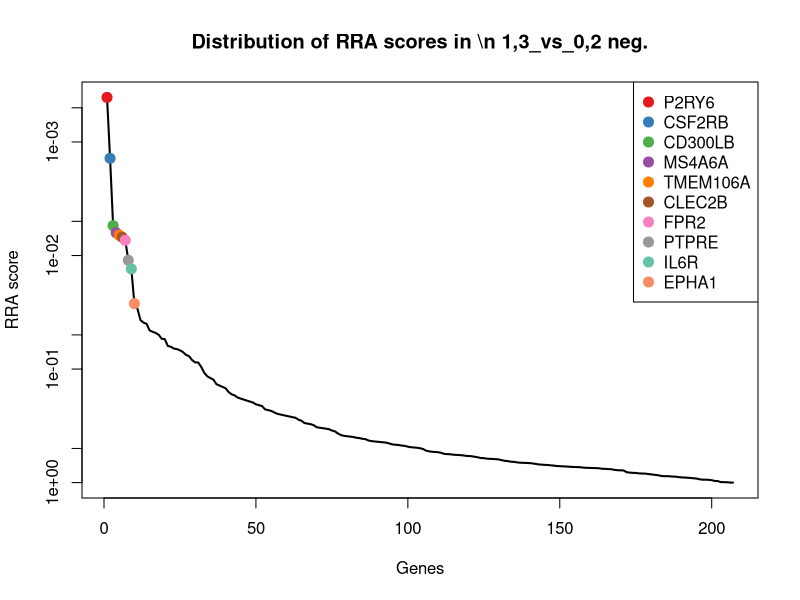
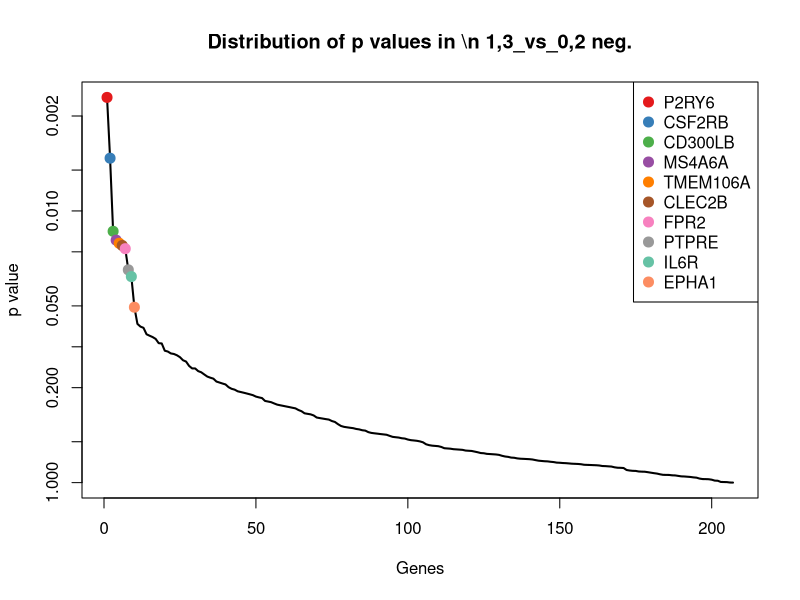
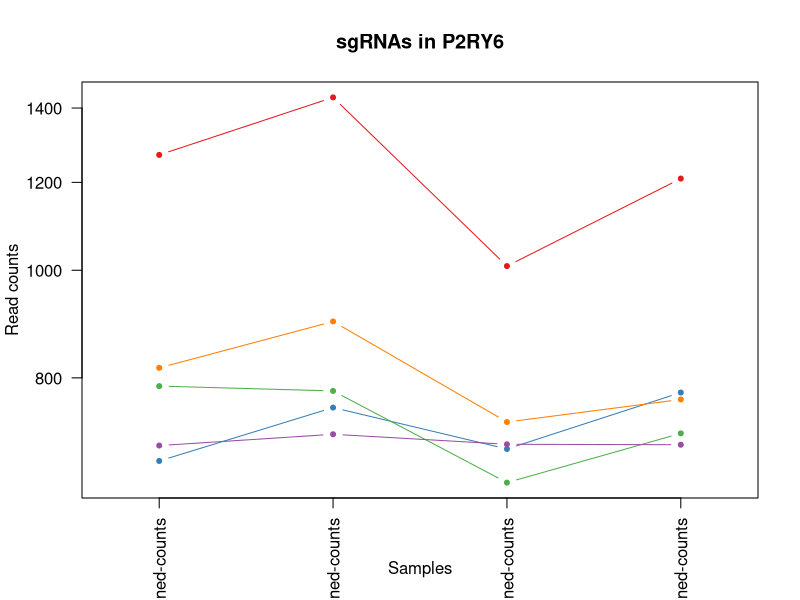
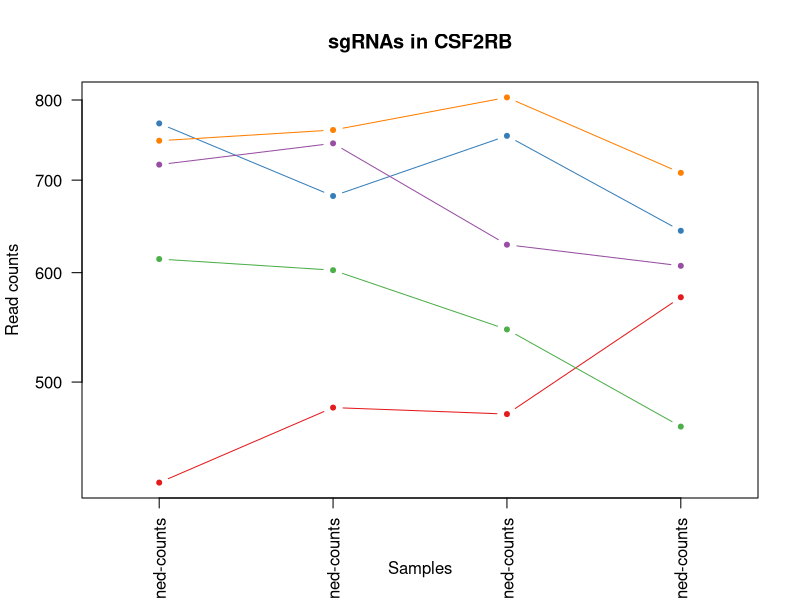
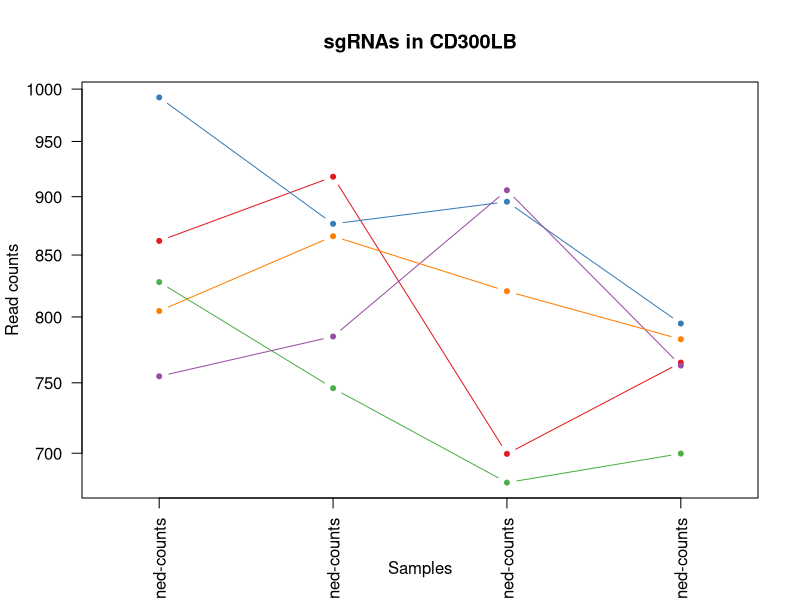
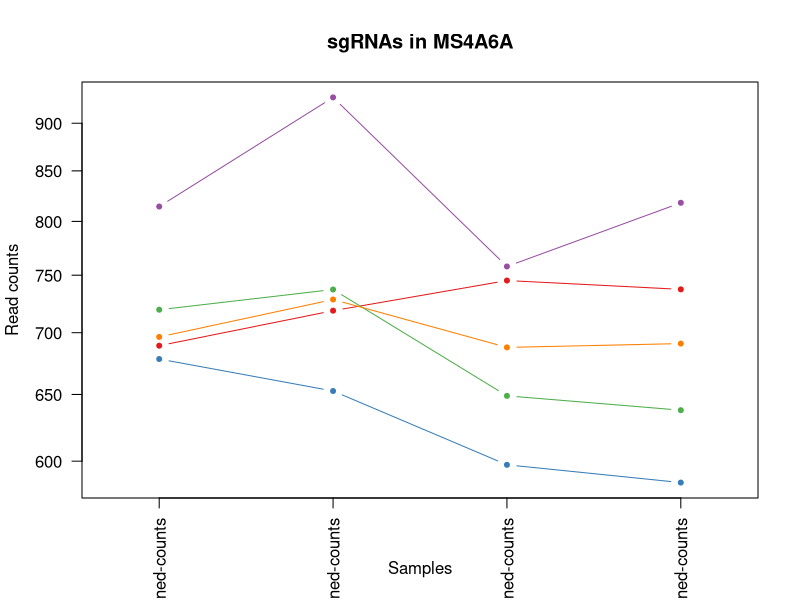
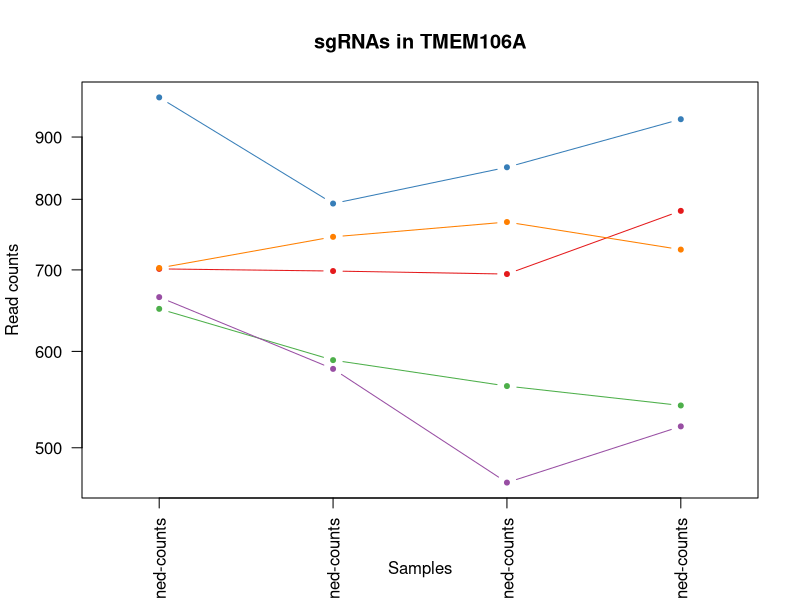
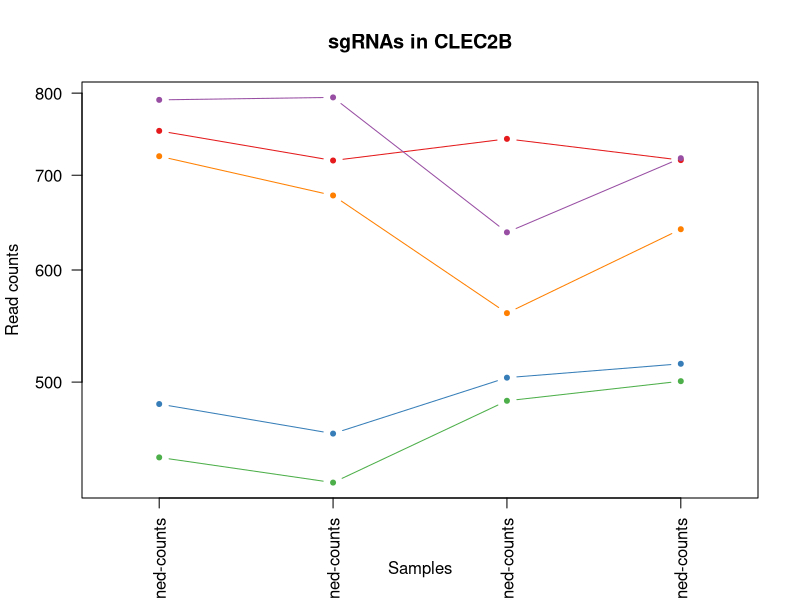

Recreate these plots in R, in order. (Note: this script raises an error after producing the figures.)
pdf(file='BafA1_CRISPRi.pdf',width=4.5,height=4.5);
gstable=read.table('BafA1_CRISPRi.gene_summary.txt',header=T)
# 
#
# parameters
# Do not modify the variables beginning with "__"

# gstablename='__GENE_SUMMARY_FILE__'
startindex=3
# outputfile='__OUTPUT_FILE__'
targetgenelist=c("P2RY6","CSF2RB","CD300LB","MS4A6A","TMEM106A","CLEC2B","FPR2","PTPRE","IL6R","EPHA1")
# samplelabel=sub('.\\w+.\\w+$','',colnames(gstable)[startindex]);
samplelabel='1,3_vs_0,2 neg.'


# You need to write some codes in front of this code:
# gstable=read.table(gstablename,header=T)
# pdf(file=outputfile,width=6,height=6)


# set up color using RColorBrewer
#library(RColorBrewer)
#colors <- brewer.pal(length(targetgenelist), "Set1")

colors=c( "#E41A1C", "#377EB8", "#4DAF4A", "#984EA3", "#FF7F00",  "#A65628", "#F781BF",
          "#999999", "#66C2A5", "#FC8D62", "#8DA0CB", "#E78AC3", "#A6D854", "#FFD92F", "#E5C494", "#B3B3B3", 
          "#8DD3C7", "#FFFFB3", "#BEBADA", "#FB8072", "#80B1D3", "#FDB462", "#B3DE69", "#FCCDE5",
          "#D9D9D9", "#BC80BD", "#CCEBC5", "#FFED6F")

######
# function definition

plotrankedvalues<-function(val, tglist, ...){
  
  plot(val,log='y',ylim=c(max(val),min(val)),type='l',lwd=2, ...)
  if(length(tglist)>0){
    for(i in 1:length(tglist)){
      targetgene=tglist[i];
      tx=which(names(val)==targetgene);ty=val[targetgene];
      points(tx,ty,col=colors[(i %% length(colors)) ],cex=2,pch=20)
      # text(tx+50,ty,targetgene,col=colors[i])
    }
    legend('topright',tglist,pch=20,pt.cex = 2,cex=1,col=colors)
  }
}



plotrandvalues<-function(val,targetgenelist, ...){
  # choose the one with the best distance distribution
  
  mindiffvalue=0;
  randval=val;
  for(i in 1:20){
    randval0=sample(val)
    vindex=sort(which(names(randval0) %in% targetgenelist))
    if(max(vindex)>0.9*length(val)){
      # print('pass...')
      next;
    }
    mindiffind=min(diff(vindex));
    if (mindiffind > mindiffvalue){
      mindiffvalue=mindiffind;
      randval=randval0;
      # print(paste('Diff: ',mindiffvalue))
    }
  }
  plot(randval,log='y',ylim=c(max(randval),min(randval)),pch=20,col='grey', ...)
  
  if(length(targetgenelist)>0){
    for(i in 1:length(targetgenelist)){
      targetgene=targetgenelist[i];
      tx=which(names(randval)==targetgene);ty=randval[targetgene];
      points(tx,ty,col=colors[(i %% length(colors)) ],cex=2,pch=20)
      text(tx+50,ty,targetgene,col=colors[i])
    }
  }
  
}




# set.seed(1235)



pvec=gstable[,startindex]
names(pvec)=gstable[,'id']
pvec=sort(pvec);

plotrankedvalues(pvec,targetgenelist,xlab='Genes',ylab='RRA score',main=paste('Distribution of RRA scores in \\n',samplelabel))

# plotrandvalues(pvec,targetgenelist,xlab='Genes',ylab='RRA score',main=paste('Distribution of RRA scores in \\n',samplelabel))


pvec=gstable[,startindex+1]
names(pvec)=gstable[,'id']
pvec=sort(pvec);

plotrankedvalues(pvec,targetgenelist,xlab='Genes',ylab='p value',main=paste('Distribution of p values in \\n',samplelabel))

# plotrandvalues(pvec,targetgenelist,xlab='Genes',ylab='p value',main=paste('Distribution of p values in \\n',samplelabel))



# you need to write after this code:
# dev.off()






# parameters
# Do not modify the variables beginning with "__"
targetmat=list(c(1269.3328233667312,1430.177462849261,1007.7537839302624,1208.4477992322604),c(672.3573288523011,751.1954284546919,689.2934515398945,775.042916067534),c(785.4300803591076,777.6149628669319,642.8337213503182,712.0223080563364),c(694.2423775310378,710.6854756892571,696.0512304765601,695.4379375270739),c(815.8259813017976,898.2641700161614,728.9954027928051,763.9866690480255))
targetgene="P2RY6"
collabel=c("TRE-KRAB-7d-dox-untreated-rd1_S9_L001_R1_001-clipped-trimmed-aligned-counts","TRE-KRAB-7d-dox-untreated-rd2_S15_L001_R1_001-clipped-trimmed-aligned-counts","TRE-KRAB-7d-dox-baf-10-rd1_S11_L001_R1_001-clipped-trimmed-aligned-counts","TRE-KRAB-7d-dox-baf-10-rd2_S17_L001_R1_001-clipped-trimmed-aligned-counts")

# set up color using RColorBrewer
#library(RColorBrewer)
#colors <- brewer.pal(length(targetgenelist), "Set1")

colors=c( "#E41A1C", "#377EB8", "#4DAF4A", "#984EA3", "#FF7F00",  "#A65628", "#F781BF",
          "#999999", "#66C2A5", "#FC8D62", "#8DA0CB", "#E78AC3", "#A6D854", "#FFD92F", "#E5C494", "#B3B3B3", 
          "#8DD3C7", "#FFFFB3", "#BEBADA", "#FB8072", "#80B1D3", "#FDB462", "#B3DE69", "#FCCDE5",
          "#D9D9D9", "#BC80BD", "#CCEBC5", "#FFED6F")


## code

targetmatvec=unlist(targetmat)+1
yrange=range(targetmatvec[targetmatvec>0]);
# yrange[1]=1; # set the minimum value to 1
for(i in 1:length(targetmat)){
  vali=targetmat[[i]]+1;
  if(i==1){
    plot(1:length(vali),vali,type='b',las=1,pch=20,main=paste('sgRNAs in',targetgene),ylab='Read counts',xlab='Samples',xlim=c(0.7,length(vali)+0.3),ylim = yrange,col=colors[(i %% length(colors))],xaxt='n',log='y')
    axis(1,at=1:length(vali),labels=(collabel),las=2)
    # lines(0:100,rep(1,101),col='black');
  }else{
    lines(1:length(vali),vali,type='b',pch=20,col=colors[(i %% length(colors))])
  }
}




# parameters
# Do not modify the variables beginning with "__"
targetmat=list(c(421.89510508453617,478.19357286154474,473.04452556659425,574.9248450144331),c(768.4083758312013,680.7433366887184,752.6476290711348,642.367951833434),c(612.7813630046288,601.4847334519983,544.8459267686666,463.256750117399),c(717.3432622474822,743.2695681310198,627.6287187428206,605.8823366690565),c(746.5233271524645,760.0019399254386,802.4862487290438,707.5998092485331))
targetgene="CSF2RB"
collabel=c("TRE-KRAB-7d-dox-untreated-rd1_S9_L001_R1_001-clipped-trimmed-aligned-counts","TRE-KRAB-7d-dox-untreated-rd2_S15_L001_R1_001-clipped-trimmed-aligned-counts","TRE-KRAB-7d-dox-baf-10-rd1_S11_L001_R1_001-clipped-trimmed-aligned-counts","TRE-KRAB-7d-dox-baf-10-rd2_S17_L001_R1_001-clipped-trimmed-aligned-counts")

# set up color using RColorBrewer
#library(RColorBrewer)
#colors <- brewer.pal(length(targetgenelist), "Set1")

colors=c( "#E41A1C", "#377EB8", "#4DAF4A", "#984EA3", "#FF7F00",  "#A65628", "#F781BF",
          "#999999", "#66C2A5", "#FC8D62", "#8DA0CB", "#E78AC3", "#A6D854", "#FFD92F", "#E5C494", "#B3B3B3", 
          "#8DD3C7", "#FFFFB3", "#BEBADA", "#FB8072", "#80B1D3", "#FDB462", "#B3DE69", "#FCCDE5",
          "#D9D9D9", "#BC80BD", "#CCEBC5", "#FFED6F")


## code

targetmatvec=unlist(targetmat)+1
yrange=range(targetmatvec[targetmatvec>0]);
# yrange[1]=1; # set the minimum value to 1
for(i in 1:length(targetmat)){
  vali=targetmat[[i]]+1;
  if(i==1){
    plot(1:length(vali),vali,type='b',las=1,pch=20,main=paste('sgRNAs in',targetgene),ylab='Read counts',xlab='Samples',xlim=c(0.7,length(vali)+0.3),ylim = yrange,col=colors[(i %% length(colors))],xaxt='n',log='y')
    axis(1,at=1:length(vali),labels=(collabel),las=2)
    # lines(0:100,rep(1,101),col='black');
  }else{
    lines(1:length(vali),vali,type='b',pch=20,col=colors[(i %% length(colors))])
  }
}




# parameters
# Do not modify the variables beginning with "__"
targetmat=list(c(860.8119146969786,916.7578441047294,698.5853975778098,763.9866690480255),c(990.9063707316915,875.36724019222,894.5609867411131,793.838536000698),c(826.7685056411659,745.0308704251692,679.156783134896,698.7548116329265),c(753.8183433787101,783.7795208964545,904.6976551461115,761.7754196441239),c(803.6676209247216,864.7994264273241,819.3806960707079,781.6766642792389))
targetgene="CD300LB"
collabel=c("TRE-KRAB-7d-dox-untreated-rd1_S9_L001_R1_001-clipped-trimmed-aligned-counts","TRE-KRAB-7d-dox-untreated-rd2_S15_L001_R1_001-clipped-trimmed-aligned-counts","TRE-KRAB-7d-dox-baf-10-rd1_S11_L001_R1_001-clipped-trimmed-aligned-counts","TRE-KRAB-7d-dox-baf-10-rd2_S17_L001_R1_001-clipped-trimmed-aligned-counts")

# set up color using RColorBrewer
#library(RColorBrewer)
#colors <- brewer.pal(length(targetgenelist), "Set1")

colors=c( "#E41A1C", "#377EB8", "#4DAF4A", "#984EA3", "#FF7F00",  "#A65628", "#F781BF",
          "#999999", "#66C2A5", "#FC8D62", "#8DA0CB", "#E78AC3", "#A6D854", "#FFD92F", "#E5C494", "#B3B3B3", 
          "#8DD3C7", "#FFFFB3", "#BEBADA", "#FB8072", "#80B1D3", "#FDB462", "#B3DE69", "#FCCDE5",
          "#D9D9D9", "#BC80BD", "#CCEBC5", "#FFED6F")


## code

targetmatvec=unlist(targetmat)+1
yrange=range(targetmatvec[targetmatvec>0]);
# yrange[1]=1; # set the minimum value to 1
for(i in 1:length(targetmat)){
  vali=targetmat[[i]]+1;
  if(i==1){
    plot(1:length(vali),vali,type='b',las=1,pch=20,main=paste('sgRNAs in',targetgene),ylab='Read counts',xlab='Samples',xlim=c(0.7,length(vali)+0.3),ylim = yrange,col=colors[(i %% length(colors))],xaxt='n',log='y')
    axis(1,at=1:length(vali),labels=(collabel),las=2)
    # lines(0:100,rep(1,101),col='black');
  }else{
    lines(1:length(vali),vali,type='b',pch=20,col=colors[(i %% length(colors))])
  }
}




# parameters
# Do not modify the variables beginning with "__"
targetmat=list(c(688.1631973424999,717.7306848658545,744.2004054003028,736.3460514992547),c(677.2206730031315,651.6818488352544,596.3739911607421,583.7698426300398),c(718.5590982851897,736.2243589544225,647.9020555528175,636.8398283236797),c(813.3943092263823,927.3256578696255,756.8712409065508,817.0566547416655),c(695.4582135687455,727.4178474836758,686.7592844386448,689.9098140173197))
targetgene="MS4A6A"
collabel=c("TRE-KRAB-7d-dox-untreated-rd1_S9_L001_R1_001-clipped-trimmed-aligned-counts","TRE-KRAB-7d-dox-untreated-rd2_S15_L001_R1_001-clipped-trimmed-aligned-counts","TRE-KRAB-7d-dox-baf-10-rd1_S11_L001_R1_001-clipped-trimmed-aligned-counts","TRE-KRAB-7d-dox-baf-10-rd2_S17_L001_R1_001-clipped-trimmed-aligned-counts")

# set up color using RColorBrewer
#library(RColorBrewer)
#colors <- brewer.pal(length(targetgenelist), "Set1")

colors=c( "#E41A1C", "#377EB8", "#4DAF4A", "#984EA3", "#FF7F00",  "#A65628", "#F781BF",
          "#999999", "#66C2A5", "#FC8D62", "#8DA0CB", "#E78AC3", "#A6D854", "#FFD92F", "#E5C494", "#B3B3B3", 
          "#8DD3C7", "#FFFFB3", "#BEBADA", "#FB8072", "#80B1D3", "#FDB462", "#B3DE69", "#FCCDE5",
          "#D9D9D9", "#BC80BD", "#CCEBC5", "#FFED6F")


## code

targetmatvec=unlist(targetmat)+1
yrange=range(targetmatvec[targetmatvec>0]);
# yrange[1]=1; # set the minimum value to 1
for(i in 1:length(targetmat)){
  vali=targetmat[[i]]+1;
  if(i==1){
    plot(1:length(vali),vali,type='b',las=1,pch=20,main=paste('sgRNAs in',targetgene),ylab='Read counts',xlab='Samples',xlim=c(0.7,length(vali)+0.3),ylim = yrange,col=colors[(i %% length(colors))],xaxt='n',log='y')
    axis(1,at=1:length(vali),labels=(collabel),las=2)
    # lines(0:100,rep(1,101),col='black');
  }else{
    lines(1:length(vali),vali,type='b',pch=20,col=colors[(i %% length(colors))])
  }
}




# parameters
# Do not modify the variables beginning with "__"
targetmat=list(c(700.3215577195758,697.4757084831372,693.5170633753105,781.6766642792389),c(969.0213220529548,792.5860323672013,848.9459789186201,929.8303743406506),c(649.2564441358568,589.155617392953,560.8956517432475,540.6504792539573),c(663.846476588348,579.4684547751316,467.13146899701184,519.6436099168915),c(701.5373937572834,744.1502192780945,765.3184645773829,726.3954291816973))
targetgene="TMEM106A"
collabel=c("TRE-KRAB-7d-dox-untreated-rd1_S9_L001_R1_001-clipped-trimmed-aligned-counts","TRE-KRAB-7d-dox-untreated-rd2_S15_L001_R1_001-clipped-trimmed-aligned-counts","TRE-KRAB-7d-dox-baf-10-rd1_S11_L001_R1_001-clipped-trimmed-aligned-counts","TRE-KRAB-7d-dox-baf-10-rd2_S17_L001_R1_001-clipped-trimmed-aligned-counts")

# set up color using RColorBrewer
#library(RColorBrewer)
#colors <- brewer.pal(length(targetgenelist), "Set1")

colors=c( "#E41A1C", "#377EB8", "#4DAF4A", "#984EA3", "#FF7F00",  "#A65628", "#F781BF",
          "#999999", "#66C2A5", "#FC8D62", "#8DA0CB", "#E78AC3", "#A6D854", "#FFD92F", "#E5C494", "#B3B3B3", 
          "#8DD3C7", "#FFFFB3", "#BEBADA", "#FB8072", "#80B1D3", "#FDB462", "#B3DE69", "#FCCDE5",
          "#D9D9D9", "#BC80BD", "#CCEBC5", "#FFED6F")


## code

targetmatvec=unlist(targetmat)+1
yrange=range(targetmatvec[targetmatvec>0]);
# yrange[1]=1; # set the minimum value to 1
for(i in 1:length(targetmat)){
  vali=targetmat[[i]]+1;
  if(i==1){
    plot(1:length(vali),vali,type='b',las=1,pch=20,main=paste('sgRNAs in',targetgene),ylab='Read counts',xlab='Samples',xlim=c(0.7,length(vali)+0.3),ylim = yrange,col=colors[(i %% length(colors))],xaxt='n',log='y')
    axis(1,at=1:length(vali),labels=(collabel),las=2)
    # lines(0:100,rep(1,101),col='black');
  }else{
    lines(1:length(vali),vali,type='b',pch=20,col=colors[(i %% length(colors))])
  }
}




# parameters
# Do not modify the variables beginning with "__"
targetmat=list(c(751.386671303295,715.9693825717052,741.6662382990531,716.4448068641398),c(481.4710709322084,458.81924762590205,502.6098084145064,514.1154864071373),c(441.3484816878577,423.59320174291537,484.0259163386759,499.7423652817765),c(790.2934245099381,793.4666835142759,636.9206647807358,718.6560562680414),c(720.990770360605,676.340080953345,558.3614846419979,640.1567024295323))
targetgene="CLEC2B"
collabel=c("TRE-KRAB-7d-dox-untreated-rd1_S9_L001_R1_001-clipped-trimmed-aligned-counts","TRE-KRAB-7d-dox-untreated-rd2_S15_L001_R1_001-clipped-trimmed-aligned-counts","TRE-KRAB-7d-dox-baf-10-rd1_S11_L001_R1_001-clipped-trimmed-aligned-counts","TRE-KRAB-7d-dox-baf-10-rd2_S17_L001_R1_001-clipped-trimmed-aligned-counts")

# set up color using RColorBrewer
#library(RColorBrewer)
#colors <- brewer.pal(length(targetgenelist), "Set1")

colors=c( "#E41A1C", "#377EB8", "#4DAF4A", "#984EA3", "#FF7F00",  "#A65628", "#F781BF",
          "#999999", "#66C2A5", "#FC8D62", "#8DA0CB", "#E78AC3", "#A6D854", "#FFD92F", "#E5C494", "#B3B3B3", 
          "#8DD3C7", "#FFFFB3", "#BEBADA", "#FB8072", "#80B1D3", "#FDB462", "#B3DE69", "#FCCDE5",
          "#D9D9D9", "#BC80BD", "#CCEBC5", "#FFED6F")


## code

targetmatvec=unlist(targetmat)+1
yrange=range(targetmatvec[targetmatvec>0]);
# yrange[1]=1; # set the minimum value to 1
for(i in 1:length(targetmat)){
  vali=targetmat[[i]]+1;
  if(i==1){
    plot(1:length(vali),vali,type='b',las=1,pch=20,main=paste('sgRNAs in',targetgene),ylab='Read counts',xlab='Samples',xlim=c(0.7,length(vali)+0.3),ylim = yrange,col=colors[(i %% length(colors))],xaxt='n',log='y')
    axis(1,at=1:length(vali),labels=(collabel),las=2)
    # lines(0:100,rep(1,101),col='black');
  }else{
    lines(1:length(vali),vali,type='b',pch=20,col=colors[(i %% length(colors))])
  }
}




# parameters
# Do not modify the variables beginning with "__"
targetmat=list(c(652.9039522489795,559.2134783924142,607.3553819328237,582.664217928089),c(658.9831324375175,706.2822199538838,647.0573331857343,606.9879613710073),c(781.7825722459849,819.886217926516,682.5356726032288,704.2829351426806),c(982.3955184677384,973.1195175175083,774.6104106152981,874.5491392431088),c(930.1145688463117,926.4450067225508,1069.4185167273363,954.1541177835688))
targetgene="FPR2"
collabel=c("TRE-KRAB-7d-dox-untreated-rd1_S9_L001_R1_001-clipped-trimmed-aligned-counts","TRE-KRAB-7d-dox-untreated-rd2_S15_L001_R1_001-clipped-trimmed-aligned-counts","TRE-KRAB-7d-dox-baf-10-rd1_S11_L001_R1_001-clipped-trimmed-aligned-counts","TRE-KRAB-7d-dox-baf-10-rd2_S17_L001_R1_001-clipped-trimmed-aligned-counts")

# set up color using RColorBrewer
#library(RColorBrewer)
#colors <- brewer.pal(length(targetgenelist), "Set1")

colors=c( "#E41A1C", "#377EB8", "#4DAF4A", "#984EA3", "#FF7F00",  "#A65628", "#F781BF",
          "#999999", "#66C2A5", "#FC8D62", "#8DA0CB", "#E78AC3", "#A6D854", "#FFD92F", "#E5C494", "#B3B3B3", 
          "#8DD3C7", "#FFFFB3", "#BEBADA", "#FB8072", "#80B1D3", "#FDB462", "#B3DE69", "#FCCDE5",
          "#D9D9D9", "#BC80BD", "#CCEBC5", "#FFED6F")


## code

targetmatvec=unlist(targetmat)+1
yrange=range(targetmatvec[targetmatvec>0]);
# yrange[1]=1; # set the minimum value to 1
for(i in 1:length(targetmat)){
  vali=targetmat[[i]]+1;
  if(i==1){
    plot(1:length(vali),vali,type='b',las=1,pch=20,main=paste('sgRNAs in',targetgene),ylab='Read counts',xlab='Samples',xlim=c(0.7,length(vali)+0.3),ylim = yrange,col=colors[(i %% length(colors))],xaxt='n',log='y')
    axis(1,at=1:length(vali),labels=(collabel),las=2)
    # lines(0:100,rep(1,101),col='black');
  }else{
    lines(1:length(vali),vali,type='b',pch=20,col=colors[(i %% length(colors))])
  }
}




# parameters
# Do not modify the variables beginning with "__"
targetmat=list(c(897.2869958282066,860.3961706919507,859.0826473236185,838.0635240787313),c(718.5590982851897,901.7867746044601,652.9703897553167,668.9029446802539),c(877.833619224885,787.3021254847532,850.6354236527865,747.4022985187631),c(725.8541145114353,733.5824055131985,755.1817961723845,782.7822889811897),c(662.6306405506404,796.9892881025746,731.5295698940547,730.8179279895006))
targetgene="PTPRE"
collabel=c("TRE-KRAB-7d-dox-untreated-rd1_S9_L001_R1_001-clipped-trimmed-aligned-counts","TRE-KRAB-7d-dox-untreated-rd2_S15_L001_R1_001-clipped-trimmed-aligned-counts","TRE-KRAB-7d-dox-baf-10-rd1_S11_L001_R1_001-clipped-trimmed-aligned-counts","TRE-KRAB-7d-dox-baf-10-rd2_S17_L001_R1_001-clipped-trimmed-aligned-counts")

# set up color using RColorBrewer
#library(RColorBrewer)
#colors <- brewer.pal(length(targetgenelist), "Set1")

colors=c( "#E41A1C", "#377EB8", "#4DAF4A", "#984EA3", "#FF7F00",  "#A65628", "#F781BF",
          "#999999", "#66C2A5", "#FC8D62", "#8DA0CB", "#E78AC3", "#A6D854", "#FFD92F", "#E5C494", "#B3B3B3", 
          "#8DD3C7", "#FFFFB3", "#BEBADA", "#FB8072", "#80B1D3", "#FDB462", "#B3DE69", "#FCCDE5",
          "#D9D9D9", "#BC80BD", "#CCEBC5", "#FFED6F")


## code

targetmatvec=unlist(targetmat)+1
yrange=range(targetmatvec[targetmatvec>0]);
# yrange[1]=1; # set the minimum value to 1
for(i in 1:length(targetmat)){
  vali=targetmat[[i]]+1;
  if(i==1){
    plot(1:length(vali),vali,type='b',las=1,pch=20,main=paste('sgRNAs in',targetgene),ylab='Read counts',xlab='Samples',xlim=c(0.7,length(vali)+0.3),ylim = yrange,col=colors[(i %% length(colors))],xaxt='n',log='y')
    axis(1,at=1:length(vali),labels=(collabel),las=2)
    # lines(0:100,rep(1,101),col='black');
  }else{
    lines(1:length(vali),vali,type='b',pch=20,col=colors[(i %% length(colors))])
  }
}




# parameters
# Do not modify the variables beginning with "__"
targetmat=list(c(655.3356243243948,653.4431511294038,560.8956517432475,543.9673533598099),c(1074.7990573335157,1335.0671389651968,1001.84072736068,1650.6976800125935),c(617.6447071554593,634.9494770408356,582.0137109203275,609.1992107749089),c(598.1913305521377,567.1393387160863,495.00730711075755,503.059239387629),c(727.069950549143,773.2117071315586,776.2998553494645,734.134802095353))
targetgene="IL6R"
collabel=c("TRE-KRAB-7d-dox-untreated-rd1_S9_L001_R1_001-clipped-trimmed-aligned-counts","TRE-KRAB-7d-dox-untreated-rd2_S15_L001_R1_001-clipped-trimmed-aligned-counts","TRE-KRAB-7d-dox-baf-10-rd1_S11_L001_R1_001-clipped-trimmed-aligned-counts","TRE-KRAB-7d-dox-baf-10-rd2_S17_L001_R1_001-clipped-trimmed-aligned-counts")

# set up color using RColorBrewer
#library(RColorBrewer)
#colors <- brewer.pal(length(targetgenelist), "Set1")

colors=c( "#E41A1C", "#377EB8", "#4DAF4A", "#984EA3", "#FF7F00",  "#A65628", "#F781BF",
          "#999999", "#66C2A5", "#FC8D62", "#8DA0CB", "#E78AC3", "#A6D854", "#FFD92F", "#E5C494", "#B3B3B3", 
          "#8DD3C7", "#FFFFB3", "#BEBADA", "#FB8072", "#80B1D3", "#FDB462", "#B3DE69", "#FCCDE5",
          "#D9D9D9", "#BC80BD", "#CCEBC5", "#FFED6F")


## code

targetmatvec=unlist(targetmat)+1
yrange=range(targetmatvec[targetmatvec>0]);
# yrange[1]=1; # set the minimum value to 1
for(i in 1:length(targetmat)){
  vali=targetmat[[i]]+1;
  if(i==1){
    plot(1:length(vali),vali,type='b',las=1,pch=20,main=paste('sgRNAs in',targetgene),ylab='Read counts',xlab='Samples',xlim=c(0.7,length(vali)+0.3),ylim = yrange,col=colors[(i %% length(colors))],xaxt='n',log='y')
    axis(1,at=1:length(vali),labels=(collabel),las=2)
    # lines(0:100,rep(1,101),col='black');
  }else{
    lines(1:length(vali),vali,type='b',pch=20,col=colors[(i %% length(colors))])
  }
}




# parameters
# Do not modify the variables beginning with "__"
targetmat=list(c(755.0341794164177,699.2370107772864,786.436523754463,760.6697949421731),c(688.1631973424999,572.4232455985342,569.3428754140796,538.4392298500557),c(916.7403724315282,931.7289136049989,812.6229171340423,789.4160371928947),c(684.5156892293771,581.2297570692809,688.4487291728112,673.3254434880573),c(505.7877916863603,513.4196187445315,622.5603845403214,568.2910968027281))
targetgene="EPHA1"
collabel=c("TRE-KRAB-7d-dox-untreated-rd1_S9_L001_R1_001-clipped-trimmed-aligned-counts","TRE-KRAB-7d-dox-untreated-rd2_S15_L001_R1_001-clipped-trimmed-aligned-counts","TRE-KRAB-7d-dox-baf-10-rd1_S11_L001_R1_001-clipped-trimmed-aligned-counts","TRE-KRAB-7d-dox-baf-10-rd2_S17_L001_R1_001-clipped-trimmed-aligned-counts")

# set up color using RColorBrewer
#library(RColorBrewer)
#colors <- brewer.pal(length(targetgenelist), "Set1")

colors=c( "#E41A1C", "#377EB8", "#4DAF4A", "#984EA3", "#FF7F00",  "#A65628", "#F781BF",
          "#999999", "#66C2A5", "#FC8D62", "#8DA0CB", "#E78AC3", "#A6D854", "#FFD92F", "#E5C494", "#B3B3B3", 
          "#8DD3C7", "#FFFFB3", "#BEBADA", "#FB8072", "#80B1D3", "#FDB462", "#B3DE69", "#FCCDE5",
          "#D9D9D9", "#BC80BD", "#CCEBC5", "#FFED6F")


## code

targetmatvec=unlist(targetmat)+1
yrange=range(targetmatvec[targetmatvec>0]);
# yrange[1]=1; # set the minimum value to 1
for(i in 1:length(targetmat)){
  vali=targetmat[[i]]+1;
  if(i==1){
    plot(1:length(vali),vali,type='b',las=1,pch=20,main=paste('sgRNAs in',targetgene),ylab='Read counts',xlab='Samples',xlim=c(0.7,length(vali)+0.3),ylim = yrange,col=colors[(i %% length(colors))],xaxt='n',log='y')
    axis(1,at=1:length(vali),labels=(collabel),las=2)
    # lines(0:100,rep(1,101),col='black');
  }else{
    lines(1:length(vali),vali,type='b',pch=20,col=colors[(i %% length(colors))])
  }
}



# 
#
# parameters
# Do not modify the variables beginning with "__"

# gstablename='__GENE_SUMMARY_FILE__'
startindex=9
# outputfile='__OUTPUT_FILE__'
targetgenelist=c("LILRA5","SLC24A4","TARDBP","RPL11","VCP","ITGAL","SIRPB1","TREML4","NLRP3","IFNGR2")
# samplelabel=sub('.\\w+.\\w+$','',colnames(gstable)[startindex]);
samplelabel='1,3_vs_0,2 pos.'


# You need to write some codes in front of this code:
# gstable=read.table(gstablename,header=T)
# pdf(file=outputfile,width=6,height=6)


# set up color using RColorBrewer
#library(RColorBrewer)
#colors <- brewer.pal(length(targetgenelist), "Set1")

colors=c( "#E41A1C", "#377EB8", "#4DAF4A", "#984EA3", "#FF7F00",  "#A65628", "#F781BF",
          "#999999", "#66C2A5", "#FC8D62", "#8DA0CB", "#E78AC3", "#A6D854", "#FFD92F", "#E5C494", "#B3B3B3", 
          "#8DD3C7", "#FFFFB3", "#BEBADA", "#FB8072", "#80B1D3", "#FDB462", "#B3DE69", "#FCCDE5",
          "#D9D9D9", "#BC80BD", "#CCEBC5", "#FFED6F")

######
# function definition

plotrankedvalues<-function(val, tglist, ...){
  
  plot(val,log='y',ylim=c(max(val),min(val)),type='l',lwd=2, ...)
  if(length(tglist)>0){
    for(i in 1:length(tglist)){
      targetgene=tglist[i];
      tx=which(names(val)==targetgene);ty=val[targetgene];
      points(tx,ty,col=colors[(i %% length(colors)) ],cex=2,pch=20)
      # text(tx+50,ty,targetgene,col=colors[i])
    }
    legend('topright',tglist,pch=20,pt.cex = 2,cex=1,col=colors)
  }
}



plotrandvalues<-function(val,targetgenelist, ...){
  # choose the one with the best distance distribution
  
  mindiffvalue=0;
  randval=val;
  for(i in 1:20){
    randval0=sample(val)
    vindex=sort(which(names(randval0) %in% targetgenelist))
    if(max(vindex)>0.9*length(val)){
      # print('pass...')
      next;
    }
    mindiffind=min(diff(vindex));
    if (mindiffind > mindiffvalue){
      mindiffvalue=mindiffind;
      randval=randval0;
      # print(paste('Diff: ',mindiffvalue))
    }
  }
  plot(randval,log='y',ylim=c(max(randval),min(randval)),pch=20,col='grey', ...)
  
  if(length(targetgenelist)>0){
    for(i in 1:length(targetgenelist)){
      targetgene=targetgenelist[i];
      tx=which(names(randval)==targetgene);ty=randval[targetgene];
      points(tx,ty,col=colors[(i %% length(colors)) ],cex=2,pch=20)
      text(tx+50,ty,targetgene,col=colors[i])
    }
  }
  
}




# set.seed(1235)



pvec=gstable[,startindex]
names(pvec)=gstable[,'id']
pvec=sort(pvec);

plotrankedvalues(pvec,targetgenelist,xlab='Genes',ylab='RRA score',main=paste('Distribution of RRA scores in \\n',samplelabel))

# plotrandvalues(pvec,targetgenelist,xlab='Genes',ylab='RRA score',main=paste('Distribution of RRA scores in \\n',samplelabel))


pvec=gstable[,startindex+1]
names(pvec)=gstable[,'id']
pvec=sort(pvec);

plotrankedvalues(pvec,targetgenelist,xlab='Genes',ylab='p value',main=paste('Distribution of p values in \\n',samplelabel))

# plotrandvalues(pvec,targetgenelist,xlab='Genes',ylab='p value',main=paste('Distribution of p values in \\n',samplelabel))



# you need to write after this code:
# dev.off()






# parameters
# Do not modify the variables beginning with "__"
targetmat=list(c(862.0277507346863,877.1285424863694,921.5921024877756,935.3584978504047),c(964.1579779021243,1014.5101214300176,1366.7607899406241,1606.4726919345603),c(830.4160137542888,832.2153339855613,848.9459789186201,894.4503838782239),c(666.2781486637631,665.7722671884491,620.870939806155,670.0085693822048),c(772.055883944324,783.7795208964545,658.8834463248992,758.4585455382714))
targetgene="LILRA5"
collabel=c("TRE-KRAB-7d-dox-untreated-rd1_S9_L001_R1_001-clipped-trimmed-aligned-counts","TRE-KRAB-7d-dox-untreated-rd2_S15_L001_R1_001-clipped-trimmed-aligned-counts","TRE-KRAB-7d-dox-baf-10-rd1_S11_L001_R1_001-clipped-trimmed-aligned-counts","TRE-KRAB-7d-dox-baf-10-rd2_S17_L001_R1_001-clipped-trimmed-aligned-counts")

# set up color using RColorBrewer
#library(RColorBrewer)
#colors <- brewer.pal(length(targetgenelist), "Set1")

colors=c( "#E41A1C", "#377EB8", "#4DAF4A", "#984EA3", "#FF7F00",  "#A65628", "#F781BF",
          "#999999", "#66C2A5", "#FC8D62", "#8DA0CB", "#E78AC3", "#A6D854", "#FFD92F", "#E5C494", "#B3B3B3", 
          "#8DD3C7", "#FFFFB3", "#BEBADA", "#FB8072", "#80B1D3", "#FDB462", "#B3DE69", "#FCCDE5",
          "#D9D9D9", "#BC80BD", "#CCEBC5", "#FFED6F")


## code

targetmatvec=unlist(targetmat)+1
yrange=range(targetmatvec[targetmatvec>0]);
# yrange[1]=1; # set the minimum value to 1
for(i in 1:length(targetmat)){
  vali=targetmat[[i]]+1;
  if(i==1){
    plot(1:length(vali),vali,type='b',las=1,pch=20,main=paste('sgRNAs in',targetgene),ylab='Read counts',xlab='Samples',xlim=c(0.7,length(vali)+0.3),ylim = yrange,col=colors[(i %% length(colors))],xaxt='n',log='y')
    axis(1,at=1:length(vali),labels=(collabel),las=2)
    # lines(0:100,rep(1,101),col='black');
  }else{
    lines(1:length(vali),vali,type='b',pch=20,col=colors[(i %% length(colors))])
  }
}




# parameters
# Do not modify the variables beginning with "__"
targetmat=list(c(795.1567686607684,745.0308704251692,908.0765446144443,832.5354005689773),c(689.3790333802075,691.3111504536145,814.3123618682087,744.0854244129106),c(819.4734894149203,758.2406376312892,886.9584854373642,875.6547639450597),c(770.8400479066165,959.0290991643135,701.9642870461425,934.2528731484539),c(716.1274262097746,723.0145917483025,733.2190146282211,633.5229542178273))
targetgene="SLC24A4"
collabel=c("TRE-KRAB-7d-dox-untreated-rd1_S9_L001_R1_001-clipped-trimmed-aligned-counts","TRE-KRAB-7d-dox-untreated-rd2_S15_L001_R1_001-clipped-trimmed-aligned-counts","TRE-KRAB-7d-dox-baf-10-rd1_S11_L001_R1_001-clipped-trimmed-aligned-counts","TRE-KRAB-7d-dox-baf-10-rd2_S17_L001_R1_001-clipped-trimmed-aligned-counts")

# set up color using RColorBrewer
#library(RColorBrewer)
#colors <- brewer.pal(length(targetgenelist), "Set1")

colors=c( "#E41A1C", "#377EB8", "#4DAF4A", "#984EA3", "#FF7F00",  "#A65628", "#F781BF",
          "#999999", "#66C2A5", "#FC8D62", "#8DA0CB", "#E78AC3", "#A6D854", "#FFD92F", "#E5C494", "#B3B3B3", 
          "#8DD3C7", "#FFFFB3", "#BEBADA", "#FB8072", "#80B1D3", "#FDB462", "#B3DE69", "#FCCDE5",
          "#D9D9D9", "#BC80BD", "#CCEBC5", "#FFED6F")


## code

targetmatvec=unlist(targetmat)+1
yrange=range(targetmatvec[targetmatvec>0]);
# yrange[1]=1; # set the minimum value to 1
for(i in 1:length(targetmat)){
  vali=targetmat[[i]]+1;
  if(i==1){
    plot(1:length(vali),vali,type='b',las=1,pch=20,main=paste('sgRNAs in',targetgene),ylab='Read counts',xlab='Samples',xlim=c(0.7,length(vali)+0.3),ylim = yrange,col=colors[(i %% length(colors))],xaxt='n',log='y')
    axis(1,at=1:length(vali),labels=(collabel),las=2)
    # lines(0:100,rep(1,101),col='black');
  }else{
    lines(1:length(vali),vali,type='b',pch=20,col=colors[(i %% length(colors))])
  }
}




# parameters
# Do not modify the variables beginning with "__"
targetmat=list(c(706.4007379081138,746.7921727193185,816.001806602375,917.6685026191914),c(533.752020553635,542.4811065979956,718.8587343878066,624.6779566022207),c(718.5590982851897,726.5371963366011,744.2004054003028,766.1979184519272),c(859.596078659271,773.2117071315586,859.0826473236185,924.3022508308964),c(594.5438224390149,667.5335694825984,633.541775312403,738.5573009031564))
targetgene="TARDBP"
collabel=c("TRE-KRAB-7d-dox-untreated-rd1_S9_L001_R1_001-clipped-trimmed-aligned-counts","TRE-KRAB-7d-dox-untreated-rd2_S15_L001_R1_001-clipped-trimmed-aligned-counts","TRE-KRAB-7d-dox-baf-10-rd1_S11_L001_R1_001-clipped-trimmed-aligned-counts","TRE-KRAB-7d-dox-baf-10-rd2_S17_L001_R1_001-clipped-trimmed-aligned-counts")

# set up color using RColorBrewer
#library(RColorBrewer)
#colors <- brewer.pal(length(targetgenelist), "Set1")

colors=c( "#E41A1C", "#377EB8", "#4DAF4A", "#984EA3", "#FF7F00",  "#A65628", "#F781BF",
          "#999999", "#66C2A5", "#FC8D62", "#8DA0CB", "#E78AC3", "#A6D854", "#FFD92F", "#E5C494", "#B3B3B3", 
          "#8DD3C7", "#FFFFB3", "#BEBADA", "#FB8072", "#80B1D3", "#FDB462", "#B3DE69", "#FCCDE5",
          "#D9D9D9", "#BC80BD", "#CCEBC5", "#FFED6F")


## code

targetmatvec=unlist(targetmat)+1
yrange=range(targetmatvec[targetmatvec>0]);
# yrange[1]=1; # set the minimum value to 1
for(i in 1:length(targetmat)){
  vali=targetmat[[i]]+1;
  if(i==1){
    plot(1:length(vali),vali,type='b',las=1,pch=20,main=paste('sgRNAs in',targetgene),ylab='Read counts',xlab='Samples',xlim=c(0.7,length(vali)+0.3),ylim = yrange,col=colors[(i %% length(colors))],xaxt='n',log='y')
    axis(1,at=1:length(vali),labels=(collabel),las=2)
    # lines(0:100,rep(1,101),col='black');
  }else{
    lines(1:length(vali),vali,type='b',pch=20,col=colors[(i %% length(colors))])
  }
}




# parameters
# Do not modify the variables beginning with "__"
targetmat=list(c(429.1901213107817,473.79031712617143,557.5167622749146,543.9673533598099),c(538.6153647044655,682.5046389828677,680.8462278690624,685.4873152095164),c(814.61014526409,676.340080953345,812.6229171340423,752.9304220285172),c(690.5948694179151,675.4594298062705,605.6659371986573,620.2554577944173),c(455.93851414034884,589.155617392953,583.703155654494,677.7479422958606))
targetgene="RPL11"
collabel=c("TRE-KRAB-7d-dox-untreated-rd1_S9_L001_R1_001-clipped-trimmed-aligned-counts","TRE-KRAB-7d-dox-untreated-rd2_S15_L001_R1_001-clipped-trimmed-aligned-counts","TRE-KRAB-7d-dox-baf-10-rd1_S11_L001_R1_001-clipped-trimmed-aligned-counts","TRE-KRAB-7d-dox-baf-10-rd2_S17_L001_R1_001-clipped-trimmed-aligned-counts")

# set up color using RColorBrewer
#library(RColorBrewer)
#colors <- brewer.pal(length(targetgenelist), "Set1")

colors=c( "#E41A1C", "#377EB8", "#4DAF4A", "#984EA3", "#FF7F00",  "#A65628", "#F781BF",
          "#999999", "#66C2A5", "#FC8D62", "#8DA0CB", "#E78AC3", "#A6D854", "#FFD92F", "#E5C494", "#B3B3B3", 
          "#8DD3C7", "#FFFFB3", "#BEBADA", "#FB8072", "#80B1D3", "#FDB462", "#B3DE69", "#FCCDE5",
          "#D9D9D9", "#BC80BD", "#CCEBC5", "#FFED6F")


## code

targetmatvec=unlist(targetmat)+1
yrange=range(targetmatvec[targetmatvec>0]);
# yrange[1]=1; # set the minimum value to 1
for(i in 1:length(targetmat)){
  vali=targetmat[[i]]+1;
  if(i==1){
    plot(1:length(vali),vali,type='b',las=1,pch=20,main=paste('sgRNAs in',targetgene),ylab='Read counts',xlab='Samples',xlim=c(0.7,length(vali)+0.3),ylim = yrange,col=colors[(i %% length(colors))],xaxt='n',log='y')
    axis(1,at=1:length(vali),labels=(collabel),las=2)
    # lines(0:100,rep(1,101),col='black');
  }else{
    lines(1:length(vali),vali,type='b',pch=20,col=colors[(i %% length(colors))])
  }
}




# parameters
# Do not modify the variables beginning with "__"
targetmat=list(c(443.7801537632729,451.7740384493047,519.5042557561704,506.3761134934815),c(497.27693942240717,517.8228744799048,506.8334202499224,579.3473438222364),c(804.8834569624291,783.7795208964545,947.7784958673549,938.6753719562572),c(317.3332058416828,312.6311572115072,371.67784151660976,321.7367882676924),c(353.8082869729107,368.11217947721127,417.2928493391028,399.1305174042507))
targetgene="VCP"
collabel=c("TRE-KRAB-7d-dox-untreated-rd1_S9_L001_R1_001-clipped-trimmed-aligned-counts","TRE-KRAB-7d-dox-untreated-rd2_S15_L001_R1_001-clipped-trimmed-aligned-counts","TRE-KRAB-7d-dox-baf-10-rd1_S11_L001_R1_001-clipped-trimmed-aligned-counts","TRE-KRAB-7d-dox-baf-10-rd2_S17_L001_R1_001-clipped-trimmed-aligned-counts")

# set up color using RColorBrewer
#library(RColorBrewer)
#colors <- brewer.pal(length(targetgenelist), "Set1")

colors=c( "#E41A1C", "#377EB8", "#4DAF4A", "#984EA3", "#FF7F00",  "#A65628", "#F781BF",
          "#999999", "#66C2A5", "#FC8D62", "#8DA0CB", "#E78AC3", "#A6D854", "#FFD92F", "#E5C494", "#B3B3B3", 
          "#8DD3C7", "#FFFFB3", "#BEBADA", "#FB8072", "#80B1D3", "#FDB462", "#B3DE69", "#FCCDE5",
          "#D9D9D9", "#BC80BD", "#CCEBC5", "#FFED6F")


## code

targetmatvec=unlist(targetmat)+1
yrange=range(targetmatvec[targetmatvec>0]);
# yrange[1]=1; # set the minimum value to 1
for(i in 1:length(targetmat)){
  vali=targetmat[[i]]+1;
  if(i==1){
    plot(1:length(vali),vali,type='b',las=1,pch=20,main=paste('sgRNAs in',targetgene),ylab='Read counts',xlab='Samples',xlim=c(0.7,length(vali)+0.3),ylim = yrange,col=colors[(i %% length(colors))],xaxt='n',log='y')
    axis(1,at=1:length(vali),labels=(collabel),las=2)
    # lines(0:100,rep(1,101),col='black');
  }else{
    lines(1:length(vali),vali,type='b',pch=20,col=colors[(i %% length(colors))])
  }
}




# parameters
# Do not modify the variables beginning with "__"
targetmat=list(c(798.8042767738912,771.4504048374092,790.660135589879,802.6835336163048),c(747.7391631901721,783.7795208964545,1065.1949048919203,977.3722365245363),c(598.1913305521377,581.2297570692809,672.3990041982304,549.495476869564),c(656.5514603621024,680.7433366887184,642.8337213503182,633.5229542178273),c(747.7391631901721,645.5172908057317,677.4673384007297,695.4379375270739))
targetgene="ITGAL"
collabel=c("TRE-KRAB-7d-dox-untreated-rd1_S9_L001_R1_001-clipped-trimmed-aligned-counts","TRE-KRAB-7d-dox-untreated-rd2_S15_L001_R1_001-clipped-trimmed-aligned-counts","TRE-KRAB-7d-dox-baf-10-rd1_S11_L001_R1_001-clipped-trimmed-aligned-counts","TRE-KRAB-7d-dox-baf-10-rd2_S17_L001_R1_001-clipped-trimmed-aligned-counts")

# set up color using RColorBrewer
#library(RColorBrewer)
#colors <- brewer.pal(length(targetgenelist), "Set1")

colors=c( "#E41A1C", "#377EB8", "#4DAF4A", "#984EA3", "#FF7F00",  "#A65628", "#F781BF",
          "#999999", "#66C2A5", "#FC8D62", "#8DA0CB", "#E78AC3", "#A6D854", "#FFD92F", "#E5C494", "#B3B3B3", 
          "#8DD3C7", "#FFFFB3", "#BEBADA", "#FB8072", "#80B1D3", "#FDB462", "#B3DE69", "#FCCDE5",
          "#D9D9D9", "#BC80BD", "#CCEBC5", "#FFED6F")


## code

targetmatvec=unlist(targetmat)+1
yrange=range(targetmatvec[targetmatvec>0]);
# yrange[1]=1; # set the minimum value to 1
for(i in 1:length(targetmat)){
  vali=targetmat[[i]]+1;
  if(i==1){
    plot(1:length(vali),vali,type='b',las=1,pch=20,main=paste('sgRNAs in',targetgene),ylab='Read counts',xlab='Samples',xlim=c(0.7,length(vali)+0.3),ylim = yrange,col=colors[(i %% length(colors))],xaxt='n',log='y')
    axis(1,at=1:length(vali),labels=(collabel),las=2)
    # lines(0:100,rep(1,101),col='black');
  }else{
    lines(1:length(vali),vali,type='b',pch=20,col=colors[(i %% length(colors))])
  }
}




# parameters
# Do not modify the variables beginning with "__"
targetmat=list(c(718.5590982851897,701.8789642185104,585.3926003886604,616.9385836885648),c(834.0635218674115,742.3889169839451,964.672943209019,1009.4353528811105),c(707.6165739458214,730.9404520719745,751.8029067040516,687.6985646134181),c(768.4083758312013,720.3726383070784,897.9398762094459,845.8028969923872),c(650.4722801735644,564.4973852748623,555.8273175407483,598.1429637554006))
targetgene="SIRPB1"
collabel=c("TRE-KRAB-7d-dox-untreated-rd1_S9_L001_R1_001-clipped-trimmed-aligned-counts","TRE-KRAB-7d-dox-untreated-rd2_S15_L001_R1_001-clipped-trimmed-aligned-counts","TRE-KRAB-7d-dox-baf-10-rd1_S11_L001_R1_001-clipped-trimmed-aligned-counts","TRE-KRAB-7d-dox-baf-10-rd2_S17_L001_R1_001-clipped-trimmed-aligned-counts")

# set up color using RColorBrewer
#library(RColorBrewer)
#colors <- brewer.pal(length(targetgenelist), "Set1")

colors=c( "#E41A1C", "#377EB8", "#4DAF4A", "#984EA3", "#FF7F00",  "#A65628", "#F781BF",
          "#999999", "#66C2A5", "#FC8D62", "#8DA0CB", "#E78AC3", "#A6D854", "#FFD92F", "#E5C494", "#B3B3B3", 
          "#8DD3C7", "#FFFFB3", "#BEBADA", "#FB8072", "#80B1D3", "#FDB462", "#B3DE69", "#FCCDE5",
          "#D9D9D9", "#BC80BD", "#CCEBC5", "#FFED6F")


## code

targetmatvec=unlist(targetmat)+1
yrange=range(targetmatvec[targetmatvec>0]);
# yrange[1]=1; # set the minimum value to 1
for(i in 1:length(targetmat)){
  vali=targetmat[[i]]+1;
  if(i==1){
    plot(1:length(vali),vali,type='b',las=1,pch=20,main=paste('sgRNAs in',targetgene),ylab='Read counts',xlab='Samples',xlim=c(0.7,length(vali)+0.3),ylim = yrange,col=colors[(i %% length(colors))],xaxt='n',log='y')
    axis(1,at=1:length(vali),labels=(collabel),las=2)
    # lines(0:100,rep(1,101),col='black');
  }else{
    lines(1:length(vali),vali,type='b',pch=20,col=colors[(i %% length(colors))])
  }
}




# parameters
# Do not modify the variables beginning with "__"
targetmat=list(c(1021.3022716743815,956.3871457230895,1072.797406195669,1113.3640748644889),c(739.2283109262189,723.0145917483025,805.8651381973766,807.1060324241081),c(787.8617524345228,730.0598009248998,968.0518326773519,825.9016523572723),c(866.8910948855166,687.7885458653158,764.4737422102996,861.2816428196988),c(576.306281873401,533.6745951272488,580.3242661861611,496.425491175924))
targetgene="TREML4"
collabel=c("TRE-KRAB-7d-dox-untreated-rd1_S9_L001_R1_001-clipped-trimmed-aligned-counts","TRE-KRAB-7d-dox-untreated-rd2_S15_L001_R1_001-clipped-trimmed-aligned-counts","TRE-KRAB-7d-dox-baf-10-rd1_S11_L001_R1_001-clipped-trimmed-aligned-counts","TRE-KRAB-7d-dox-baf-10-rd2_S17_L001_R1_001-clipped-trimmed-aligned-counts")

# set up color using RColorBrewer
#library(RColorBrewer)
#colors <- brewer.pal(length(targetgenelist), "Set1")

colors=c( "#E41A1C", "#377EB8", "#4DAF4A", "#984EA3", "#FF7F00",  "#A65628", "#F781BF",
          "#999999", "#66C2A5", "#FC8D62", "#8DA0CB", "#E78AC3", "#A6D854", "#FFD92F", "#E5C494", "#B3B3B3", 
          "#8DD3C7", "#FFFFB3", "#BEBADA", "#FB8072", "#80B1D3", "#FDB462", "#B3DE69", "#FCCDE5",
          "#D9D9D9", "#BC80BD", "#CCEBC5", "#FFED6F")


## code

targetmatvec=unlist(targetmat)+1
yrange=range(targetmatvec[targetmatvec>0]);
# yrange[1]=1; # set the minimum value to 1
for(i in 1:length(targetmat)){
  vali=targetmat[[i]]+1;
  if(i==1){
    plot(1:length(vali),vali,type='b',las=1,pch=20,main=paste('sgRNAs in',targetgene),ylab='Read counts',xlab='Samples',xlim=c(0.7,length(vali)+0.3),ylim = yrange,col=colors[(i %% length(colors))],xaxt='n',log='y')
    axis(1,at=1:length(vali),labels=(collabel),las=2)
    # lines(0:100,rep(1,101),col='black');
  }else{
    lines(1:length(vali),vali,type='b',pch=20,col=colors[(i %% length(colors))])
  }
}




# parameters
# Do not modify the variables beginning with "__"
targetmat=list(c(772.055883944324,823.4088225148147,1078.7104627652516,943.0978707640605),c(823.1209975280432,776.7343117198573,899.6293209436122,915.4572532152897),c(1058.993188843317,982.8066801353295,983.2568352848494,1185.229680491293),c(809.7468011132596,848.94770577998,895.4057091081962,918.7741273211421),c(814.61014526409,808.4377530145453,753.492351438218,748.5079232207139))
targetgene="NLRP3"
collabel=c("TRE-KRAB-7d-dox-untreated-rd1_S9_L001_R1_001-clipped-trimmed-aligned-counts","TRE-KRAB-7d-dox-untreated-rd2_S15_L001_R1_001-clipped-trimmed-aligned-counts","TRE-KRAB-7d-dox-baf-10-rd1_S11_L001_R1_001-clipped-trimmed-aligned-counts","TRE-KRAB-7d-dox-baf-10-rd2_S17_L001_R1_001-clipped-trimmed-aligned-counts")

# set up color using RColorBrewer
#library(RColorBrewer)
#colors <- brewer.pal(length(targetgenelist), "Set1")

colors=c( "#E41A1C", "#377EB8", "#4DAF4A", "#984EA3", "#FF7F00",  "#A65628", "#F781BF",
          "#999999", "#66C2A5", "#FC8D62", "#8DA0CB", "#E78AC3", "#A6D854", "#FFD92F", "#E5C494", "#B3B3B3", 
          "#8DD3C7", "#FFFFB3", "#BEBADA", "#FB8072", "#80B1D3", "#FDB462", "#B3DE69", "#FCCDE5",
          "#D9D9D9", "#BC80BD", "#CCEBC5", "#FFED6F")


## code

targetmatvec=unlist(targetmat)+1
yrange=range(targetmatvec[targetmatvec>0]);
# yrange[1]=1; # set the minimum value to 1
for(i in 1:length(targetmat)){
  vali=targetmat[[i]]+1;
  if(i==1){
    plot(1:length(vali),vali,type='b',las=1,pch=20,main=paste('sgRNAs in',targetgene),ylab='Read counts',xlab='Samples',xlim=c(0.7,length(vali)+0.3),ylim = yrange,col=colors[(i %% length(colors))],xaxt='n',log='y')
    axis(1,at=1:length(vali),labels=(collabel),las=2)
    # lines(0:100,rep(1,101),col='black');
  }else{
    lines(1:length(vali),vali,type='b',pch=20,col=colors[(i %% length(colors))])
  }
}




# parameters
# Do not modify the variables beginning with "__"
targetmat=list(c(667.4939847014707,747.6728238663932,602.2870477303245,744.0854244129106),c(590.8963143258921,747.6728238663932,953.6915524369374,827.007277059223),c(559.2845773454947,545.1230600392196,572.7217648824123,563.8685979949248),c(765.976703755786,739.7469635427212,829.5173644757064,821.4791535494688),c(848.6535543199027,822.52817136774,814.3123618682087,875.6547639450597))
targetgene="IFNGR2"
collabel=c("TRE-KRAB-7d-dox-untreated-rd1_S9_L001_R1_001-clipped-trimmed-aligned-counts","TRE-KRAB-7d-dox-untreated-rd2_S15_L001_R1_001-clipped-trimmed-aligned-counts","TRE-KRAB-7d-dox-baf-10-rd1_S11_L001_R1_001-clipped-trimmed-aligned-counts","TRE-KRAB-7d-dox-baf-10-rd2_S17_L001_R1_001-clipped-trimmed-aligned-counts")

# set up color using RColorBrewer
#library(RColorBrewer)
#colors <- brewer.pal(length(targetgenelist), "Set1")

colors=c( "#E41A1C", "#377EB8", "#4DAF4A", "#984EA3", "#FF7F00",  "#A65628", "#F781BF",
          "#999999", "#66C2A5", "#FC8D62", "#8DA0CB", "#E78AC3", "#A6D854", "#FFD92F", "#E5C494", "#B3B3B3", 
          "#8DD3C7", "#FFFFB3", "#BEBADA", "#FB8072", "#80B1D3", "#FDB462", "#B3DE69", "#FCCDE5",
          "#D9D9D9", "#BC80BD", "#CCEBC5", "#FFED6F")


## code

targetmatvec=unlist(targetmat)+1
yrange=range(targetmatvec[targetmatvec>0]);
# yrange[1]=1; # set the minimum value to 1
for(i in 1:length(targetmat)){
  vali=targetmat[[i]]+1;
  if(i==1){
    plot(1:length(vali),vali,type='b',las=1,pch=20,main=paste('sgRNAs in',targetgene),ylab='Read counts',xlab='Samples',xlim=c(0.7,length(vali)+0.3),ylim = yrange,col=colors[(i %% length(colors))],xaxt='n',log='y')
    axis(1,at=1:length(vali),labels=(collabel),las=2)
    # lines(0:100,rep(1,101),col='black');
  }else{
    lines(1:length(vali),vali,type='b',pch=20,col=colors[(i %% length(colors))])
  }
}



dev.off()
Sweave("BafA1_CRISPRi_summary.Rnw");
library(tools);

texi2dvi("BafA1_CRISPRi_summary.tex",pdf=TRUE);
